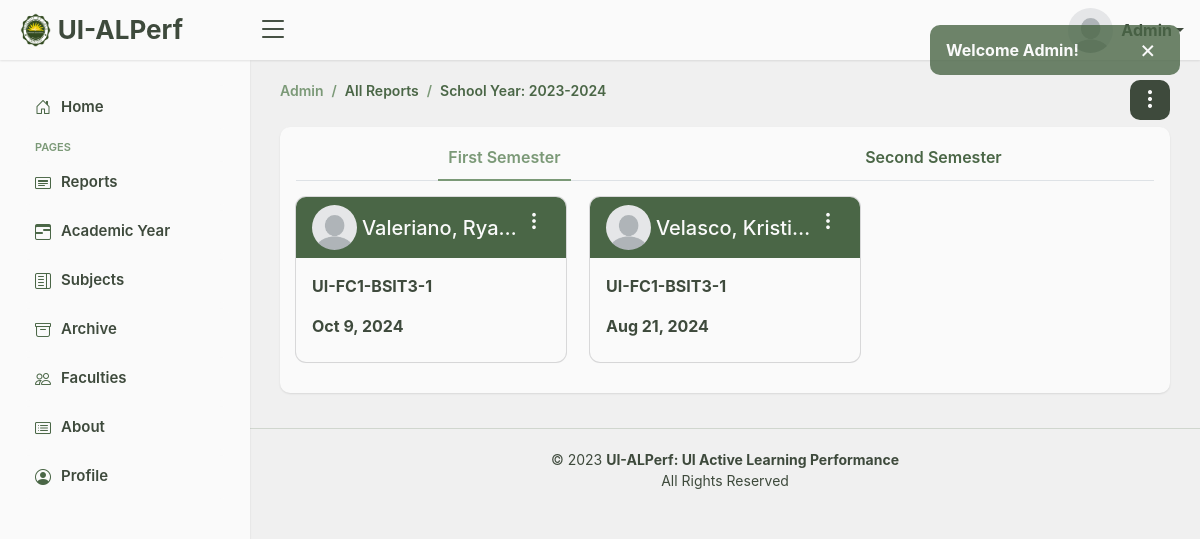
The app's page /admin/admin_all_reports.php?school_year=2023-2024 (signed in) with its own data.
### tables this page shows
CREATE TABLE `class_report_info` (
  `report_info_id` int(255) NOT NULL,
  `admin_id` int(255) NOT NULL,
  `faculty_id` int(255) NOT NULL,
  `section` varchar(255) NOT NULL,
  `instructor` varchar(255) NOT NULL,
  `subject` varchar(255) NOT NULL,
  `date` date NOT NULL,
  `school_year` varchar(255) NOT NULL,
  `semester` varchar(255) NOT NULL,
  `observer_name` varchar(255) NOT NULL,
  `admin_archive` tinyint(1) DEFAULT 1,
  `faculty_archive` tinyint(1) DEFAULT 1
);

### admin/admin_all_reports.php (the view, shortened to what this page needs)
<?php
  include "../process_admin.php";
  if(isset($_SESSION['session_admin'])){
    $admin_ID = $_SESSION['session_admin'];
    ?>
      <!DOCTYPE html>
      <html lang="en">
      <head>
        <link href="../assets/vendor/bootstrap/css/bootstrap.min.css" rel="stylesheet">
        <link href="../assets/vendor/bootstrap-icons/bootstrap-icons.css" rel="stylesheet">
        <link href="../assets/vendor/boxicons/css/boxicons.min.css" rel="stylesheet">
        <link href="../assets/css/admin.css" rel="stylesheet">
      </head>
      <body>
        <?php include "../includes/alerts.php"; ?>
        <?php include "../includes/admin_header.php"; ?>
        <?php include "../includes/admin_sidebar.php"; ?>
        <main id="main" class="main">
          <div class="pagetitle d-flex justify-content-between">
            <div>
              <nav>
                <ol class="breadcrumb">
                  <li class="breadcrumb-item"><a href="admin_home.php">Admin</a></li>
                  <li class="breadcrumb-item active">All Reports</li>
                  <?php
                    if(isset($_GET['school_year'])){
                      $sy = $_GET["school_year"];
                      $school_year = mysqli_query($conn, "SELECT * FROM `class_report_info` WHERE `school_year` = '$sy'");
                      $fetch = mysqli_fetch_assoc($school_year);
                      ?><li class="breadcrumb-item active">School Year: <?php echo $fetch['school_year'] ?></li><?php
                    }
                  ?>
                </ol>
              </nav>
            </div>
            <div class="dropdown">
              <button type="button" class="" id="allreports" data-bs-toggle="dropdown">
                <i class="bi bi-three-dots-vertical"></i>
              </button>
            </div>
          </div>
          <section class="section cat_reports">
            <div class="row">
              <div class="col-12 catt">
                <div class="card cardo">
                  <div class="card-body pt-2">
                    <ul class="nav nav-tabs">
                      <li class="nav-item">
                        <button class="nav-link active" data-bs-toggle="tab" data-bs-target="#first_semester">First Semester</button>
                      </li>
                      <li class="nav-item">
                        <button class="nav-link" data-bs-toggle="tab" data-bs-target="#second_semester">Second Semester</button>
                      </li>
                    </ul>
                    <div class="tab-content pt-3">
                      <div class="tab-pane fade show active first_semester" id="first_semester">
                        <div class="row">
                          <?php
                            if(isset($_GET['school_year'])){
                              $sy = $_GET["school_year"];
                              $class_report = mysqli_query($conn, "SELECT info.*,stu.*,ins.*,com.*
                              FROM `class_report_info` info
                              LEFT JOIN `class_report_stu` stu ON info.report_info_id = stu.report_stu_id
                              LEFT JOIN `class_report_ins` ins ON info.report_info_id = ins.report_ins_id
                              LEFT JOIN `class_report_com` com ON info.report_info_id = com.report_com_id
                              WHERE info.admin_id = '$admin_ID' AND info.admin_archive = TRUE AND info.school_year = '$sy' AND info.semester = 'First Semester' ORDER BY info.report_info_id DESC");
                              if(mysqli_num_rows($class_report) > 0){
                                while($row = mysqli_fetch_assoc($class_report)){
                                  $faculty_ID = $row['faculty_id'];
                                  $check_faculty_pic = mysqli_query($conn, "SELECT `faculty_pic_path` FROM `faculty_pic` WHERE `id` = '$faculty_ID'");
                                  if($fetch_faculty_pic = mysqli_fetch_assoc($check_faculty_pic)){
                                    $faculty_pic = "../assets/img/faculty_img/" . $fetch_faculty_pic['faculty_pic_path'];
                                  }else{
                                    $faculty_pic = "../assets/img/default.jpg";
                                  }
                                  ?>
                                    <div class="col-md-6 col-lg-4">
                                      <div class="card cardee">
                                        <div class="card-header d-flex justify-content-between align-items-start">
                                          <div class="d-flex align-items-center herds">
                                            <div class="picsur">
                                              <img src="<?php echo $faculty_pic; ?>" width="100px">
                                            </div>
                                            <h5> <?php echo $row['instructor'] ?> </h5>
                                          </div>
                                          <div class="dropdown">
                                            <button type="button" class="dots border-0" id="dropdownMenuButton" data-bs-toggle="dropdown">
                                              <i class="bi bi-three-dots-vertical"></i>
                                            </button>
                                          </div>
                                        </div>
                                        <a href="admin_reports_view.php?report_info_id=<?php echo $row['report_info_id']; ?>&report_stu_id=<?php echo $row['report_stu_id']; ?>&report_ins_id=<?php echo $row['report_ins_id']; ?>&report_com_id=<?php echo $row['report_com_id']; ?>">
                                          <div class="card-body">
                                            <p class="fw-bold"><?php echo $row['section'] ?></p>
                                            <p class="fw-bold mb-2"><?php echo date('M j, Y', strtotime($row['date'])); ?></p>
                                          </div>
                                        </a>
                                      </div>
                                    </div>
                                  <?php
                                }
                              }else{
                                ?>
                                  <div class="text-center fw-bold pagorflok">
                                    <p>No Report</p>
                                  </div>
                                <?php
                              }
                            }
                          ?>
                        </div>
                      </div>
                    </div>
                  </div>
                </div>
              </div>
            </div>
          </section>
        </main>
        <footer id="footer" class="footer">
          <div class="copyright">
            &copy; 2023 <strong><span> UI-ALPerf: UI Active Learning Performance </span></strong><br> All Rights Reserved
          </div>
        </footer>
      </body>
      </html>
    <?php
  }else{
    header("Location: ../index.php"); exit;
  }
?>

### assets/css/admin.css (style rules this page uses)
:root { scroll-behavior: smooth; }
body { font-family: -apple-system, BlinkMacSystemFont, "Segoe UI", Roboto, "Helvetica Neue", Arial, "Noto Sans", sans-serif, "Apple Color Emoji", "Segoe UI Emoji", "Segoe UI Symbol", "Noto Color Emoji"; background: #F0F0F0; }
a { text-decoration: none; }
#main { margin-top: 60px; padding: 20px 30px; transition: all 0.3s; }
.pagetitle { margin-bottom: 7px; }
.pagetitle .dropdown button { background-color: #3E4A3C; border: none; border-radius: 10px; color: #FAFAFA; font-size: 22px; width: 40px; height: 40px; transition: .3s; }
.breadcrumb { font-size: 14px; font-family: -apple-system, BlinkMacSystemFont, "Segoe UI", Roboto, "Helvetica Neue", Arial, "Noto Sans", sans-serif, "Apple Color Emoji", "Segoe UI Emoji", "Segoe UI Symbol", "Noto Color Emoji"; font-weight: 600; }
.breadcrumb a { color: #7B9977; transition: 0.3s; }
.breadcrumb .breadcrumb-item::before { color: #7B9977; }
.breadcrumb .active { color: #4A6646; font-weight: 600; }
@media (min-width: 1200px) { #main, #footer { margin-left: 250px; } }
.cat_reports .card { border: none; background-color: #FAFAFA; box-shadow: rgba(0, 0, 0, 0.1) 0px 1px 2px 0px; border-radius: 10px; margin-bottom: 15px; }
.cat_reports .nav-tabs { display: flex; justify-content: space-around; }
.cat_reports .nav-tabs button { border: none; color: #4A6646; padding: 10px; font-weight: 600; }
.cat_reports .nav-tabs button.active { background: none; color: #7B9977; border-bottom: 2px solid #7B9977; }
.cat_reports .card .card-header { background-color: #4A6646; color: #FAFAFA; border-radius: 10px 10px 0 0; border-bottom: none; }
.cat_reports .card .card-header .herds { overflow: hidden; }
.cat_reports .card .card-header .herds .picsur { width: 45px; height: 45px; overflow: hidden; border-radius: 50%; margin-right: 5px; flex-shrink: 0; }
.cat_reports .card .card-header .herds .picsur img { width: 100%; height: 100%; }
.cat_reports .card .card-header .herds h5 { overflow: hidden; white-space: nowrap; text-overflow: ellipsis; margin: 0; }
.cat_reports .card .card-header .dots { background: none; color: #FAFAFA; font-size: 20px; }
.cat_reports .card .card-body { transition: .2s; }
.cat_reports .cardee { box-shadow: rgba(0, 0, 0, 0.02) 0px 1px 3px 0px, rgba(27, 31, 35, 0.15) 0px 0px 0px 1px; }
.cat_reports .cardee .card-body p { color: #3E4A3C; }
.footer { padding: 20px 0; font-size: 14px; transition: all 0.3s; border-top: 1px solid #D0D6CE; }
.footer .copyright { text-align: center; color: #3E4A3C; }

### records on screen
class_report_info: school_year "2023-2024", instructor "Velasco, Kristi…", section "UI-FC1-BSIT3-1", date "Aug 21, 2024"
class_report_info: instructor "Valeriano, Rya…", section "UI-FC1-BSIT3-1", date "Oct 9, 2024"

### other values on screen
$_SESSION['success_alert'] "Welcome Admin!"
